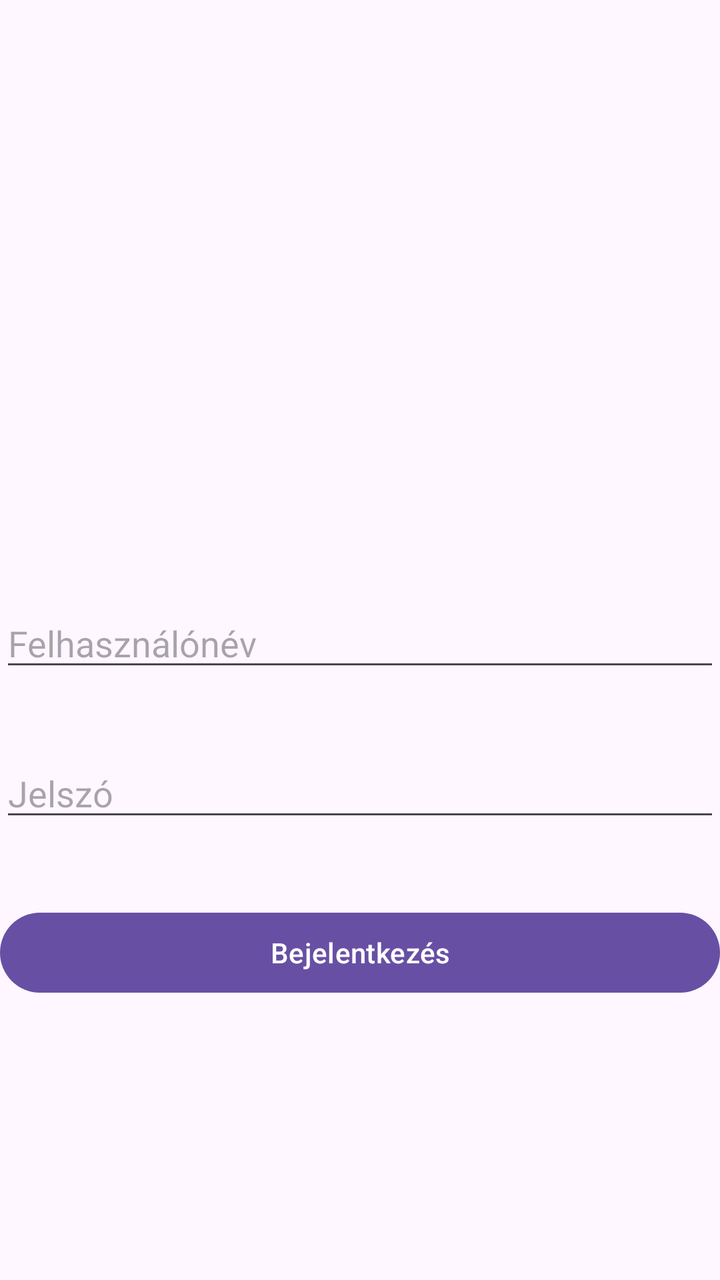
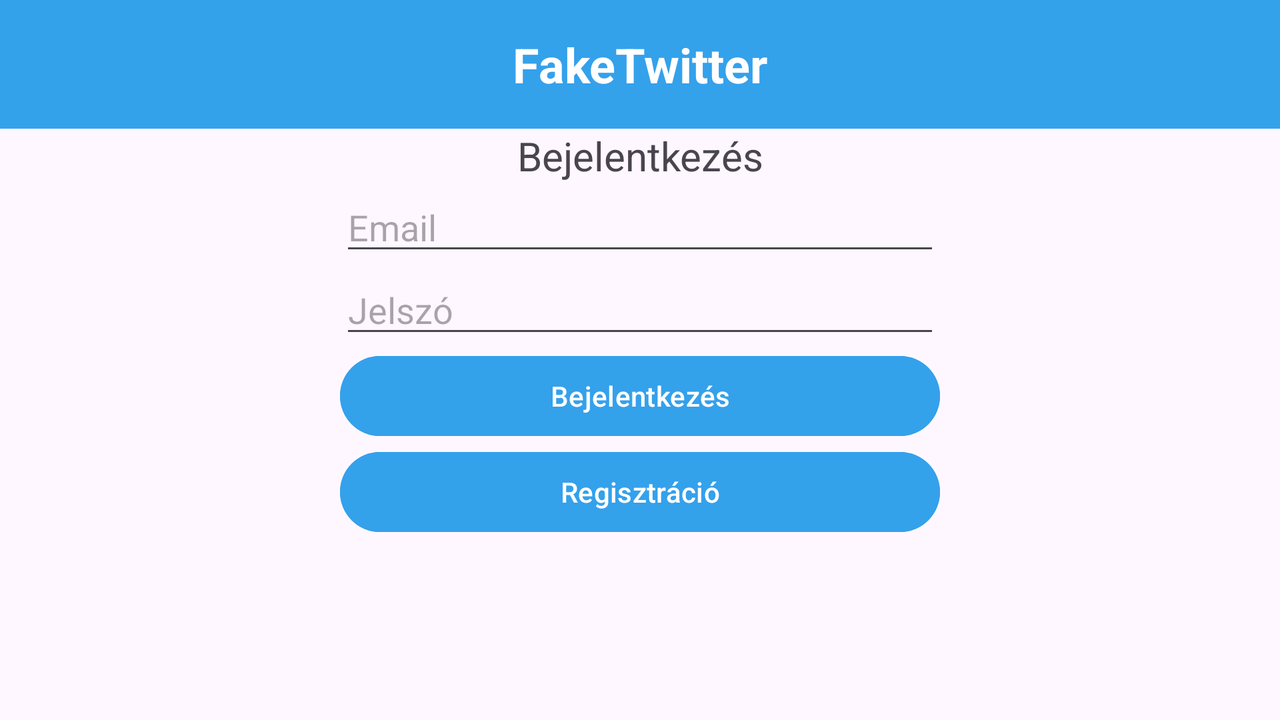

Two renders of one Android screen. The first uses the default layout on a phone; the second uses the alternative layout the repository ships for a different screen configuration, on a matching device. The two XML files are below.
<!-- AndroidManifest.xml: application theme Theme.FakeTwitter -->
<!-- res/layout/activity_main.xml -->
<?xml version="1.0" encoding="utf-8"?>
<androidx.constraintlayout.widget.ConstraintLayout xmlns:android="http://schemas.android.com/apk/res/android"
    xmlns:app="http://schemas.android.com/apk/res-auto"
    xmlns:tools="http://schemas.android.com/tools"
    android:id="@+id/main"
    android:layout_width="match_parent"
    android:layout_height="match_parent"
    tools:context=".MainActivity">


    <EditText
        android:id="@+id/editTextUsername"
        android:ems="14"
        android:layout_width="match_parent"
        android:layout_height="wrap_content"
        android:hint="@string/username"
        app:layout_constraintBottom_toBottomOf="parent"
        app:layout_constraintTop_toTopOf="parent" />

    <EditText
        android:id="@+id/editTextPassword"
        android:layout_width="match_parent"
        android:layout_height="wrap_content"
        android:ems="14"
        android:hint="@string/password"
        app:layout_constraintBottom_toBottomOf="parent"
        app:layout_constraintTop_toBottomOf="@+id/editTextUsername"
        app:layout_constraintVertical_bias="0.13"
        tools:layout_editor_absoluteX="28dp" />

    <Button
        android:id="@+id/buttonLogin"
        android:layout_width="0dp"
        android:layout_height="wrap_content"
        android:layout_marginTop="23dp"
        android:text="@string/login"
        app:layout_constraintBottom_toBottomOf="parent"
        app:layout_constraintEnd_toEndOf="parent"
        app:layout_constraintStart_toStartOf="parent"
        app:layout_constraintTop_toBottomOf="@+id/editTextPassword"
        app:layout_constraintVertical_bias="0.09" />
</androidx.constraintlayout.widget.ConstraintLayout>
<!-- resources referenced by this layout -->
<resources>
  <string name="login">Bejelentkezés</string>
  <string name="password">Jelszó</string>
  <string name="username">Felhasználónév</string>
  <style name="Theme.FakeTwitter" parent="Base.Theme.FakeTwitter" />
  <style name="Base.Theme.FakeTwitter" parent="Theme.Material3.DayNight.NoActionBar">
          
          
      </style>
</resources>
<!-- res/layout-land/activity_main.xml (the repository's variant of the layout above) -->
<!-- drawn on the phone turned sideways -->
<?xml version="1.0" encoding="utf-8"?>
<ScrollView xmlns:android="http://schemas.android.com/apk/res/android"
    xmlns:app="http://schemas.android.com/apk/res-auto"
    xmlns:tools="http://schemas.android.com/tools"
    android:layout_width="match_parent"
    android:layout_height="match_parent"
    android:fillViewport="true">

    <androidx.constraintlayout.widget.ConstraintLayout
        android:id="@+id/main"
        android:layout_width="match_parent"
        android:layout_height="wrap_content"
        tools:context=".MainActivity">

        <TextView
            android:id="@+id/titleTextView"
            android:layout_width="match_parent"
            android:layout_height="wrap_content"
            android:background="@color/blue"
            android:padding="16dp"
            android:text="@string/title"
            android:textAlignment="center"
            android:textColor="@android:color/white"
            android:textSize="24sp"
            android:textStyle="bold"
            app:layout_constraintEnd_toEndOf="parent"
            app:layout_constraintStart_toStartOf="parent"
            app:layout_constraintTop_toTopOf="parent" />

        <TextView
            android:id="@+id/loginTextView"
            android:layout_width="match_parent"
            android:layout_height="wrap_content"
            android:text="@string/login"
            android:textAlignment="center"
            android:textSize="20sp"
            android:layout_marginTop="@dimen/default_margin"
            app:layout_constraintTop_toBottomOf="@+id/titleTextView"
            app:layout_constraintStart_toStartOf="parent"
            app:layout_constraintEnd_toEndOf="parent" />

        <EditText
            android:id="@+id/editTextEmail"
            android:layout_width="300dp"
            android:layout_height="wrap_content"
            android:ems="14"
            android:hint="@string/email"
            android:inputType="textEmailAddress"
            android:layout_marginTop="@dimen/default_margin"
            app:layout_constraintTop_toBottomOf="@+id/loginTextView"
            app:layout_constraintStart_toStartOf="parent"
            app:layout_constraintEnd_toEndOf="parent" />

        <EditText
            android:id="@+id/editTextPassword"
            android:layout_width="300dp"
            android:layout_height="wrap_content"
            android:ems="14"
            android:hint="@string/password"
            android:inputType="textPassword"
            android:layout_marginTop="@dimen/default_margin"
            app:layout_constraintTop_toBottomOf="@+id/editTextEmail"
            app:layout_constraintStart_toStartOf="parent"
            app:layout_constraintEnd_toEndOf="parent" />

        <LinearLayout
            android:layout_width="wrap_content"
            android:layout_height="wrap_content"
            android:orientation="vertical"
            android:layout_marginTop="@dimen/default_margin"
            app:layout_constraintTop_toBottomOf="@+id/editTextPassword"
            app:layout_constraintStart_toStartOf="parent"
            app:layout_constraintEnd_toEndOf="parent">

            <Button
                android:id="@+id/buttonLogin"
                android:layout_width="300dp"
                android:layout_height="wrap_content"
                android:backgroundTint="@color/blue"
                android:ems="14"
                android:onClick="login"
                android:text="@string/login"
                tools:ignore="OnClick" />

            <Button
                android:id="@+id/buttonRegister"
                android:layout_width="300dp"
                android:layout_height="wrap_content"
                android:backgroundTint="@color/blue"
                android:ems="14"
                android:onClick="register"
                android:text="@string/register"
                tools:ignore="OnClick" />
        </LinearLayout>
    </androidx.constraintlayout.widget.ConstraintLayout>
</ScrollView>
<!-- resources referenced by the variant -->
<!-- as the phone turned sideways resolves them -->
<resources>
  <color name="blue">#34a1eb</color>
  <string name="email">Email</string>
  <string name="login">Bejelentkezés</string>
  <string name="password">Jelszó</string>
  <string name="register">Regisztráció</string>
  <string name="title">FakeTwitter</string>
  <style name="Theme.FakeTwitter" parent="Base.Theme.FakeTwitter" />
  <style name="Base.Theme.FakeTwitter" parent="Theme.Material3.DayNight.NoActionBar">
          
          
      </style>
</resources>
